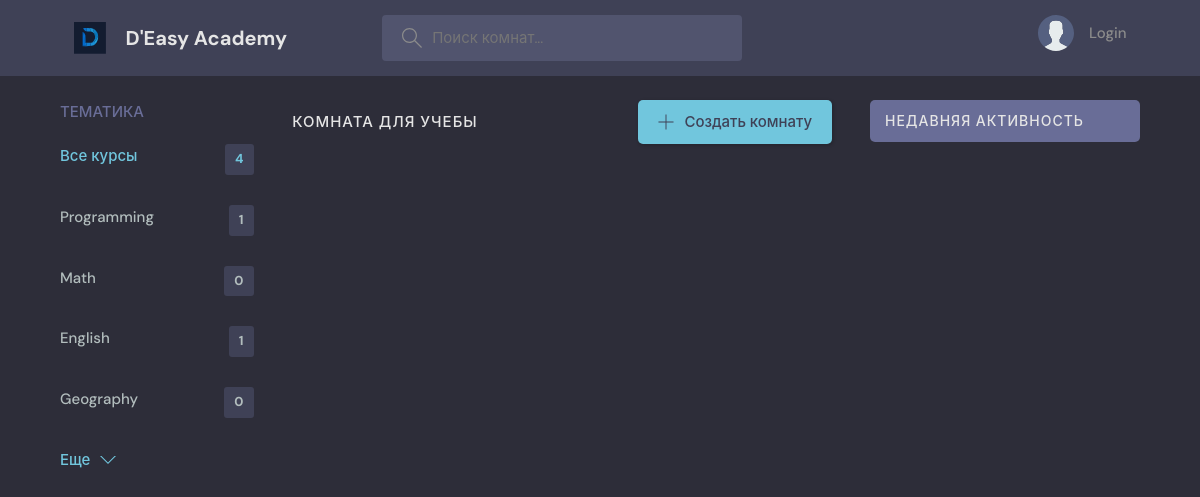
The app's page /?q=Math, older data.
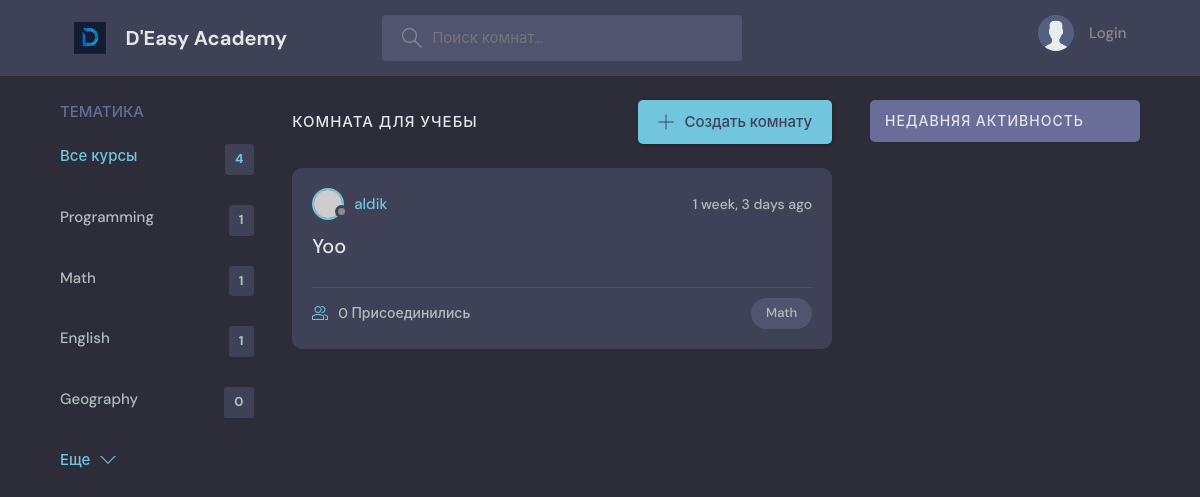
The same page, newer data.
### base/models.py (models this page shows, shortened)
class Topic(models.Model):
    name = models.CharField(max_length=300)

class Room(models.Model):
    host = models.ForeignKey(User, on_delete=models.SET_NULL, null=True)
    topic = models.ForeignKey(Topic, on_delete=models.SET_NULL, null=True)
    name = models.CharField(max_length=255)
    description = models.TextField(null = True, blank=True)
    participants = models.ManyToManyField(User, related_name='participants', blank=True)
    updated = models.DateTimeField(auto_now=True)
    created = models.DateTimeField(auto_now_add=True)
    class Meta:
        ordering = ['-updated', '-created']

### base/views.py (the view)
# urls.py: path('', views.home, name="home"),
def home(request):
    q = request.GET.get('q') if request.GET.get('q') != None else ''
    rooms = Room.objects.filter(
        Q(topic__name__icontains = q) |
        Q(name__icontains = q) |
        Q(description__icontains = q)
    )
    topics = Topic.objects.all()
    room_count = rooms.count()
    room_messages = Message.objects.filter(Q(room__topic__name__icontains=q))
    context = {'rooms' : rooms, 'topics' : topics, 'room_count' : room_count, 'room_messages': room_messages}
    return render(request, 'base/home.html', context)

### base/templates/base/home.html (shortened to what this page needs)
{% extends 'main.html' %}
{% block content %}
    <main class="layout layout--3">
      <div class="container">
        {% include 'base/topics_component.html' %}
        <div class="roomList">
          <div class="roomList__header">
            <div>
              <h2>Комната для учебы</h2>
            </div>
            <a class="btn btn--main" href="create-room.html">
              <svg version="1.1" xmlns="http://www.w3.org/2000/svg" width="32" height="32" viewBox="0 0 32 32">
                <title>add</title>
                <path
                  d="M16.943 0.943h-1.885v14.115h-14.115v1.885h14.115v14.115h1.885v-14.115h14.115v-1.885h-14.115v-14.115z"
                ></path>
              </svg>
              Создать комнату
            </a>
          </div>
          {% include 'base/feed_component.html' %}
        </div>
        {% include 'base/activity_component.html' %}
      </div>
    </main>
{% endblock content %}

### base/templates/base/topics_component.html
<div class="topics">
          <div class="topics__header">
            <h2>Тематика</h2>
          </div>
          <ul class="topics__list">
            <li>
              <a href="{% url 'home' %}" class="active">Все курсы <span>{{topics.count}}</span></a>
            </li>
                          {% for topic in topics %}
            <li>
              <a href="{% url 'home' %}?q={{topic.name}}">{{ topic.name }}<span>{{topic.room_set.all.count}}</span></a>
            </li>
            {% endfor %}
          </ul>
          <a class="btn btn--link" href="topics.html">
            Еще
            <svg version="1.1" xmlns="http://www.w3.org/2000/svg" width="32" height="32" viewBox="0 0 32 32">
              <title>chevron-down</title>
              <path d="M16 21l-13-13h-3l16 16 16-16h-3l-13 13z"></path>
            </svg>
          </a>
        </div>

### base/templates/base/feed_component.html (shortened to what this page needs)
{% for room in rooms %}
<div class="roomListRoom">
            <div class="roomListRoom__header">
              <a href="{% url 'user-profile' room.host.id %}" class="roomListRoom__author">
                <div class="avatar avatar--small">
                  <img src="https://randomuser.me/api/portraits/women/11.jpg" />
                </div>
                <span>{{room.host.username}}</span>
              </a>
              <div class="roomListRoom__actions">
                <span>{{room.created|timesince}} ago</span>
              </div>
            </div>
            <div class="roomListRoom__content">
              <a href="{% url 'room' room.id %}">{{ room.name }}</a>
            </div>
            <div class="roomListRoom__meta">
              <a href="{% url 'room' room.id %}" class="roomListRoom__joined">
                  {{room.participants.all.count}} Присоединились
              </a>
              <p class="roomListRoom__topic">{{room.topic.name}}</p>
            </div>
          </div>
{% endfor %}

Row changes from the older to the newer data that the page shows:
computed for Topic "Math": room_set.all.count "0" → "1"
added Room: host.username "aldik", created "1 week, 3 days", name "Yoo", participants.all.count "0", topic.name "Math"
